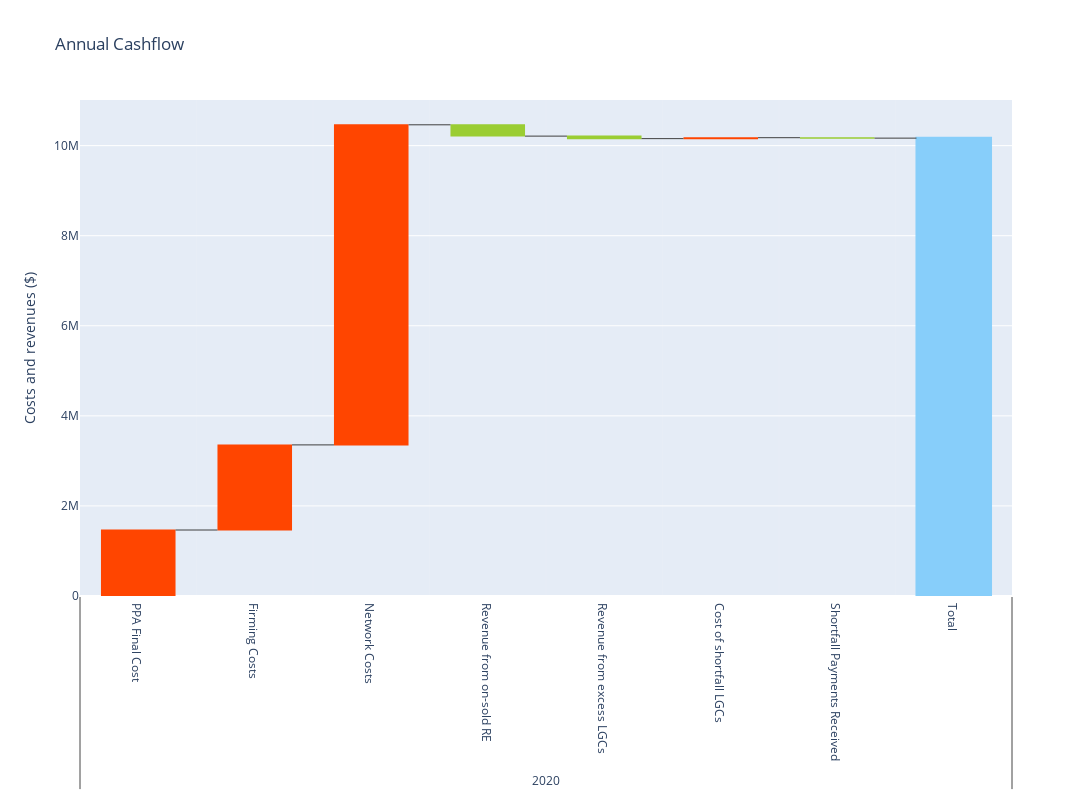

Source (notebook cell):
### Code cell
small_bill_with_wholesale = small_bill_with_wholesale.drop(columns=['Wholesale Total'])
charts.plot_cashflow(small_bill_with_wholesale.astype(float))

### Figure 1 — Plotly figure (JSON) as saved in the notebook; plotly's stock layout.template omitted (floating-point values rounded to 4 significant figures)
{"data": [{"connector": {"line": {"color": "rgb(63, 63, 63)", "width": 1}}, "decreasing": {"marker": {"color": "yellowgreen"}}, "increasing": {"marker": {"color": "orangered"}}, "measure": ["relative", "relative", "relative", "relative", "relative", "relative", "relative", "total"], "name": "", "orientation": "v", "totals": {"marker": {"color": "lightskyblue", "line": {"color": "lightskyblue", "width": 2}}}, "type": "waterfall", "x": [[2020, 2020, 2020, 2020, 2020, 2020, 2020, 2020], ["PPA Final Cost", "Firming Costs", "Network Costs", "Revenue from on-sold RE", "Revenue from excess LGCs", "Cost of shortfall LGCs", "Shortfall Payments Received", "Total"]], "y": [1465000.0, 1890000.0, 7107000.0, -251300.0, -56110.0, 20950.0, -9588.0, null]}], "layout": {"height": 800, "title": {"text": "Annual Cashflow"}, "waterfallgroupgap": 0.2, "width": 1200, "xaxis": {"gridcolor": "white", "gridwidth": 0.1, "showgrid": true}, "yaxis": {"title": {"text": "Costs and revenues ($)"}}}}
